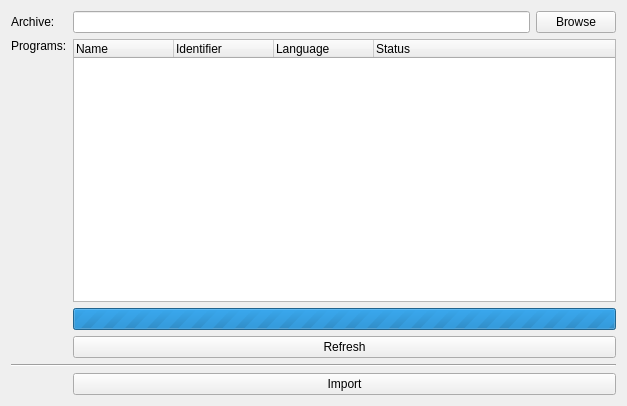
<?xml version="1.0" encoding="UTF-8"?>
<ui version="4.0">
 <class>REDTabImportExportImport</class>
 <widget class="QWidget" name="REDTabImportExportImport">
  <property name="geometry">
   <rect>
    <x>0</x>
    <y>0</y>
    <width>627</width>
    <height>406</height>
   </rect>
  </property>
  <property name="windowTitle">
   <string>Form</string>
  </property>
  <layout class="QVBoxLayout" name="verticalLayout">
   <item>
    <layout class="QGridLayout" name="gridLayout">
     <item row="0" column="0">
      <widget class="QLabel" name="label">
       <property name="text">
        <string>Archive:</string>
       </property>
       <property name="buddy">
        <cstring>edit_archive</cstring>
       </property>
      </widget>
     </item>
     <item row="1" column="0">
      <widget class="QLabel" name="label_2">
       <property name="text">
        <string>Programs:</string>
       </property>
       <property name="alignment">
        <set>Qt::AlignLeading|Qt::AlignLeft|Qt::AlignTop</set>
       </property>
      </widget>
     </item>
     <item row="0" column="1">
      <layout class="QHBoxLayout" name="horizontalLayout">
       <item>
        <widget class="QLineEdit" name="edit_archive"/>
       </item>
       <item>
        <widget class="QPushButton" name="button_browse_archive">
         <property name="text">
          <string>Browse</string>
         </property>
        </widget>
       </item>
      </layout>
     </item>
     <item row="3" column="1">
      <widget class="QPushButton" name="button_refresh_programs">
       <property name="text">
        <string>Refresh</string>
       </property>
      </widget>
     </item>
     <item row="5" column="1">
      <widget class="QPushButton" name="button_import">
       <property name="text">
        <string>Import</string>
       </property>
      </widget>
     </item>
     <item row="4" column="0" colspan="2">
      <widget class="Line" name="line">
       <property name="orientation">
        <enum>Qt::Horizontal</enum>
       </property>
      </widget>
     </item>
     <item row="2" column="1">
      <widget class="QProgressBar" name="progress_refresh_programs">
       <property name="maximum">
        <number>0</number>
       </property>
       <property name="value">
        <number>-1</number>
       </property>
       <property name="textVisible">
        <bool>false</bool>
       </property>
      </widget>
     </item>
     <item row="1" column="1">
      <widget class="QTreeWidget" name="tree_programs">
       <property name="sizePolicy">
        <sizepolicy hsizetype="Expanding" vsizetype="Expanding">
         <horstretch>1</horstretch>
         <verstretch>0</verstretch>
        </sizepolicy>
       </property>
       <property name="editTriggers">
        <set>QAbstractItemView::NoEditTriggers</set>
       </property>
       <property name="selectionMode">
        <enum>QAbstractItemView::ExtendedSelection</enum>
       </property>
       <property name="rootIsDecorated">
        <bool>false</bool>
       </property>
       <column>
        <property name="text">
         <string>Name</string>
        </property>
       </column>
       <column>
        <property name="text">
         <string>Identifier</string>
        </property>
       </column>
       <column>
        <property name="text">
         <string>Language</string>
        </property>
       </column>
       <column>
        <property name="text">
         <string>Status</string>
        </property>
       </column>
      </widget>
     </item>
    </layout>
   </item>
  </layout>
 </widget>
 <tabstops>
  <tabstop>edit_archive</tabstop>
  <tabstop>button_browse_archive</tabstop>
  <tabstop>tree_programs</tabstop>
  <tabstop>button_refresh_programs</tabstop>
  <tabstop>button_import</tabstop>
 </tabstops>
 <resources/>
 <connections/>
</ui>
